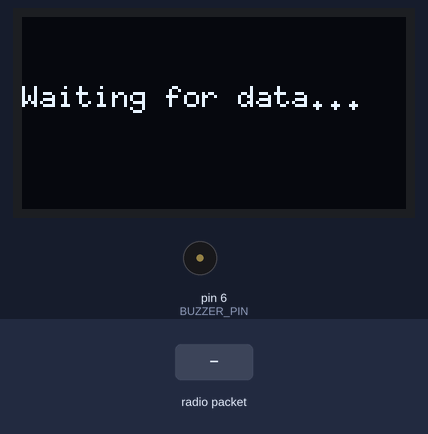
Simulated run of this sketch. Board: Arduino Uno, built with avr-gcc and run on an emulated ATmega328P. Parts: 128×64 one-colour display, buzzer (waves = sounding). The test bench sets the inputs (shaded band). No radio packets arrive unless stated; what the sketch prints to the serial monitor is not drawn.

Above: at 1.4 s.
1.5 s: radio packet "SOS:1" arrives
At 3.6 s:
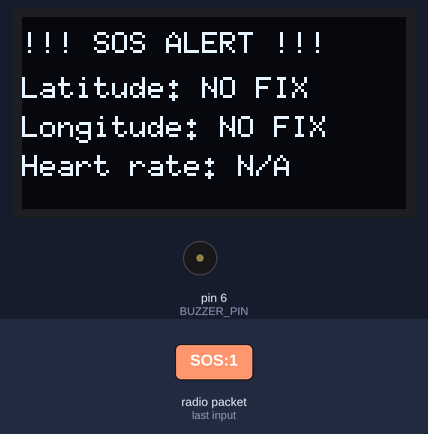
3.8 s: radio packet "LAT:" arrives
At 5.6 s:
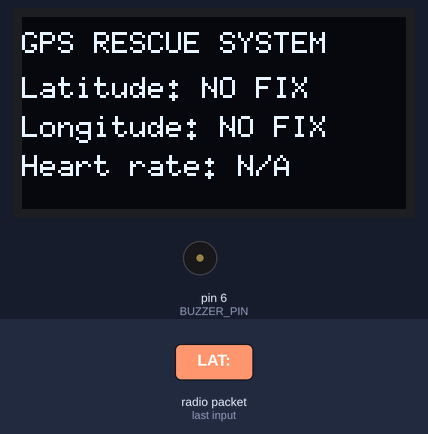
5.9 s: radio packet "HR:" arrives
At 7.1 s:
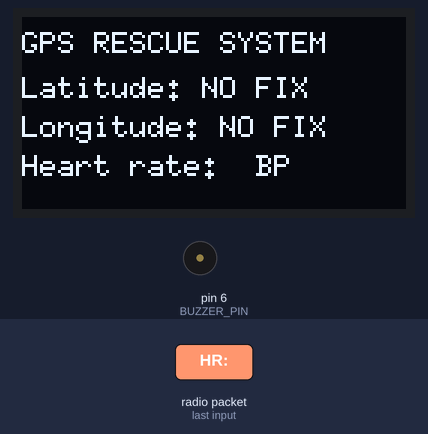
Timing chart, 0 to 8.9 s (numbered marks = the images above; inputs shaded):
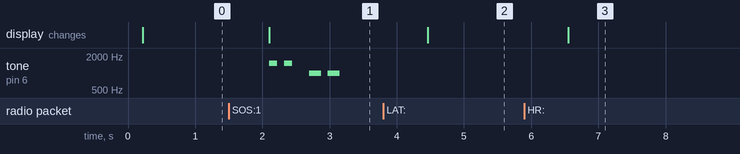

The sketch:

Reciever.ino
```cpp
#include <Arduino.h>
#include <Wire.h>
#include <U8g2lib.h>
#include <RH_ASK.h>
#include <SPI.h>
#include <string.h>
#include <stdio.h>

// OLED: SSD1306 128x64, low-memory page mode
U8G2_SSD1306_128X64_NONAME_1_HW_I2C display(
  U8G2_R0, U8X8_PIN_NONE
);

// RF receiver DATA -> D11
RH_ASK driver(2000, 11, 12, 10, false);

// Buzzer positive -> D6, negative -> GND
const int BUZZER_PIN = 6;

unsigned long lastBeepTime = 0;
const unsigned long beepInterval = 2000;

void playBeepBeep() {
  for (int i = 0; i < 2; i++) {
    tone(BUZZER_PIN, 1500);
    delay(120);
    noTone(BUZZER_PIN);
    delay(100);
  }

  delay(150);

  for (int i = 0; i < 2; i++) {
    tone(BUZZER_PIN, 1000);
    delay(180);
    noTone(BUZZER_PIN);
    delay(100);
  }
}

void showData(const char *lat,
              const char *lon,
              const char *hr,
              bool sos) {
  display.firstPage();
  do {
    display.setFont(u8g2_font_6x10_tf);

    display.drawStr(0, 12, sos ? "!!! SOS ALERT !!!" : "GPS RESCUE SYSTEM");
    display.drawStr(0, 27, lat);
    display.drawStr(0, 40, lon);
    display.drawStr(0, 53, hr);
  } while (display.nextPage());
}

void setup() {
  Serial.begin(9600);

  pinMode(BUZZER_PIN, OUTPUT);
  noTone(BUZZER_PIN);

  display.begin();

  display.firstPage();
  do {
    display.setFont(u8g2_font_6x10_tf);
    display.drawStr(0, 30, "Waiting for data...");
  } while (display.nextPage());

  if (!driver.init()) {
    display.firstPage();
    do {
      display.setFont(u8g2_font_6x10_tf);
      display.drawStr(0, 30, "RF FAILED");
    } while (display.nextPage());

    while (true) {
      delay(1000);
    }
  }

  Serial.println(F("RF receiver ready"));
}

void loop() {
  uint8_t buffer[RH_ASK_MAX_MESSAGE_LEN + 1];
  uint8_t length = RH_ASK_MAX_MESSAGE_LEN;

  if (driver.recv(buffer, &length)) {
    if (length > RH_ASK_MAX_MESSAGE_LEN) {
      length = RH_ASK_MAX_MESSAGE_LEN;
    }

    buffer[length] = '\0';

    Serial.print(F("Received: "));
    Serial.println((char *)buffer);

    // Example packet:
    // SOS:1,LAT:11.056714,LON:78.048195,HR:76

    char packet[RH_ASK_MAX_MESSAGE_LEN + 1];
    strncpy(packet, (char *)buffer, sizeof(packet) - 1);
    packet[sizeof(packet) - 1] = '\0';

    char lat[22] = "Latitude: NO FIX";
    char lon[22] = "Longitude: NO FIX";
    char hr[16] = "Heart rate: N/A";

    bool sos = false;
    bool haveLat = false;
    bool haveLon = false;

    char *savePtr;
    char *field = strtok_r(packet, ",", &savePtr);

    while (field != NULL) {
      if (strcmp(field, "SOS:1") == 0) {
        sos = true;
      } else if (strncmp(field, "LAT:", 4) == 0) {
        snprintf(lat, sizeof(lat), "Lat: %s", field + 4);
        haveLat = true;
      } else if (strncmp(field, "LON:", 4) == 0) {
        snprintf(lon, sizeof(lon), "Lon: %s", field + 4);
        haveLon = true;
      } else if (strncmp(field, "HR:", 3) == 0) {
        if (strcmp(field + 3, "NA") == 0) {
          strcpy(hr, "Heart rate: N/A");
        } else {
          snprintf(hr, sizeof(hr), "Heart rate: %s BPM",
                   field + 3);
        }
      } else if (strcmp(field, "GPS:NO FIX") == 0) {
        strcpy(lat, "Latitude: NO FIX");
        strcpy(lon, "Longitude: NO FIX");
      }

      field = strtok_r(NULL, ",", &savePtr);
    }

    if (!haveLat || !haveLon) {
      strcpy(lat, "Latitude: NO FIX");
      strcpy(lon, "Longitude: NO FIX");
    }

    showData(lat, lon, hr, sos);

    // Beep for SOS packets, at most once per interval.
    if (sos && millis() - lastBeepTime >= beepInterval) {
      lastBeepTime = millis();
      playBeepBeep();
    }
  }
}
```

Measured:
- after the input at 1.5 s, tone on pin 6 (BUZZER_PIN): plays 1500 Hz for 0.12 s, 1500 Hz for 0.12 s, 1000 Hz for 0.18 s, 1000 Hz for 0.18 s, starting after 0.60 s; the display: changes after 0.60 s (image 1)
- after the input at 3.8 s, the display: changes after 0.66 s (image 2)
- after the input at 5.9 s, the display: changes after 0.65 s (image 3)
